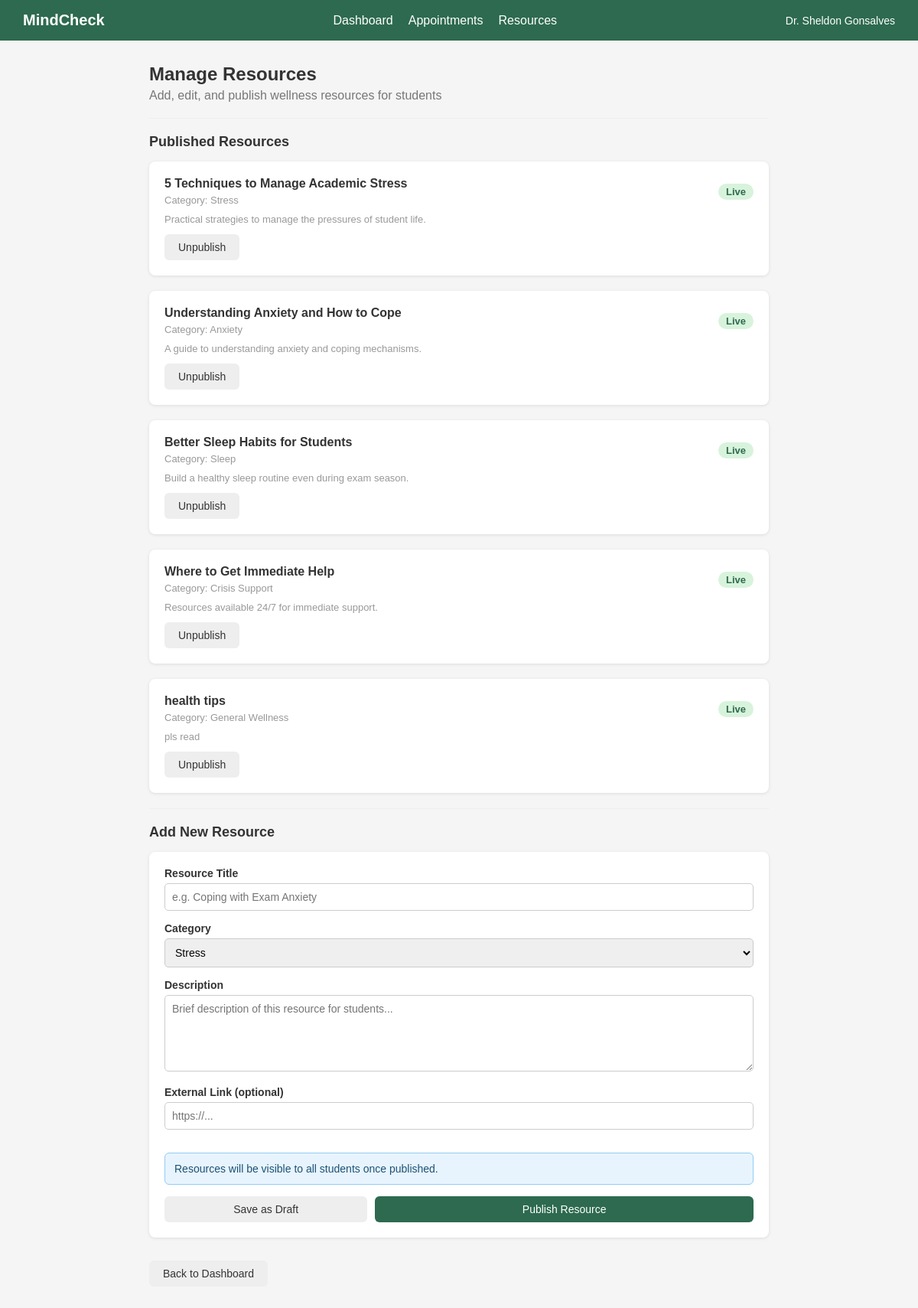
The page /counselor/resources (signed in) on the database its author committed.
### tables this page shows
CREATE TABLE resources (
            id INTEGER PRIMARY KEY AUTOINCREMENT,
            title TEXT NOT NULL,
            category TEXT NOT NULL,
            description TEXT,
            link TEXT,
            status TEXT DEFAULT 'Live',
            counselor_id INTEGER
        );

### app.py (the view)
@app.route('/counselor/resources')
def counselor_resources_page():
    if 'counselor_id' not in session:
        return redirect(url_for('counselor_login_page'))
    live, drafts = counselor_service.get_resources(session['counselor_id'])
    return render_template('counselor-resources.html',
        counselor_name=session['counselor_name'],
        live_resources=live,
        draft_resources=drafts
    )

### counselor_service.py (called while the page is built)
def get_connection():
    conn = sqlite3.connect(DATABASE)
    conn.row_factory = sqlite3.Row
    return conn

    def get_resources(self, counselor_id):
        conn = get_connection()
        live = conn.execute(
            "SELECT * FROM resources WHERE counselor_id=? AND status='Live'", (counselor_id,)
        ).fetchall()
        drafts = conn.execute(
            "SELECT * FROM resources WHERE counselor_id=? AND status='Draft'", (counselor_id,)
        ).fetchall()
        conn.close()
        return [dict(r) for r in live], [dict(r) for r in drafts]

### templates/counselor-resources.html (shortened to what this page needs)
<!DOCTYPE html>
<html lang="en">
<head>
    <link rel="stylesheet" href="/static/css/styles.css">
</head>
<body>
<nav>
    <a href="/counselor/dashboard" class="logo">MindCheck</a>
    <ul>
        <li><a href="/counselor/dashboard">Dashboard</a></li>
        <li><a href="/counselor/appointments">Appointments</a></li>
        <li><a href="/counselor/resources">Resources</a></li>
    </ul>
    <span class="user">{{ counselor_name }}</span>
</nav>
<div class="container">
    <h1>Manage Resources</h1>
    <p class="subtitle">Add, edit, and publish wellness resources for students</p>
    <hr class="divider">
    <h2 style="margin-bottom: 15px;">Published Resources</h2>
    {% for res in live_resources %}
    <div class="card">
        <div style="display: flex; justify-content: space-between; align-items: center;">
            <div>
                <p><strong>{{ res.title }}</strong></p>
                <p class="text-muted" style="margin-top: 5px;">Category: {{ res.category }}</p>
            </div>
            <span class="badge badge-green">Live</span>
        </div>
        <p class="text-muted" style="margin-top: 10px;">{{ res.description }}</p>
        <div style="display: flex; gap: 10px; margin-top: 12px;">
            <form method="POST" action="/counselor/resources/unpublish/{{ res.id }}">
                <button type="submit" class="btn btn-gray">Unpublish</button>
            </form>
        </div>
    </div>
    {% else %}
    <p class="text-muted">No published resources yet.</p>
    {% endfor %}
    <hr class="divider">
    <h2 style="margin-bottom: 15px;">Add New Resource</h2>
    <div class="card">
        <form method="POST" action="/counselor/resources/add">
            <label for="res-title">Resource Title</label>
            <input type="text" id="res-title" name="title" placeholder="e.g. Coping with Exam Anxiety" required>
            <label for="res-cat">Category</label>
            <select id="res-cat" name="category">
                <option>Stress</option>
            </select>
            <label for="res-desc">Description</label>
            <textarea id="res-desc" name="description" placeholder="Brief description of this resource for students..."></textarea>
            <label for="res-link">External Link (optional)</label>
            <input type="url" id="res-link" name="link" placeholder="https://...">
            <div class="alert alert-blue" style="margin-top: 15px;">
                Resources will be visible to all students once published.
            </div>
            <div style="display: flex; gap: 10px; margin-top: 5px;">
                <button type="submit" name="action" value="draft" class="btn btn-gray" style="flex: 1;">Save as Draft</button>
                <button type="submit" name="action" value="publish" class="btn btn-green" style="flex: 2;">Publish Resource</button>
            </div>
        </form>
    </div>
    <a href="/counselor/dashboard" class="btn btn-gray" style="margin-top: 10px;">Back to Dashboard</a>
</div>
</body>
</html>

### static/css/styles.css (style rules this page uses)
* { margin: 0; padding: 0; box-sizing: border-box; }
body { font-family: Arial, sans-serif; background-color: #f5f5f5; color: #333; }
nav { background-color: #2d6a4f; padding: 15px 30px; display: flex; justify-content: space-between; align-items: center; }
nav a.logo { color: white; font-size: 20px; font-weight: bold; text-decoration: none; }
nav ul { list-style: none; display: flex; gap: 20px; }
nav ul a { color: white; text-decoration: none; }
nav .user { color: white; font-size: 14px; }
.container { max-width: 850px; margin: 30px auto; padding: 0 20px; }
h1 { font-size: 24px; margin-bottom: 5px; }
h2 { font-size: 18px; margin-bottom: 12px; }
.subtitle { color: #777; margin-bottom: 20px; }
.card { background: white; border-radius: 8px; padding: 20px; margin-bottom: 20px; box-shadow: 0 1px 4px rgba(0,0,0,0.1); }
.btn { display: inline-block; padding: 9px 18px; border-radius: 6px; font-size: 14px; cursor: pointer; border: none; text-decoration: none; font-family: Arial, sans-serif; }
.btn-green { background-color: #2d6a4f; color: white; }
.btn-gray { background-color: #eee; color: #333; }
label { display: block; font-size: 14px; font-weight: bold; margin-bottom: 5px; }
input, textarea, select { width: 100%; padding: 9px; border: 1px solid #ccc; border-radius: 5px; font-size: 14px; font-family: Arial, sans-serif; margin-bottom: 15px; }
textarea { height: 100px; resize: vertical; }
.alert { padding: 12px; border-radius: 6px; font-size: 14px; margin-bottom: 15px; }
.alert-blue { background: #e8f4fd; border: 1px solid #90cdf4; color: #1a5276; }
.badge { display: inline-block; padding: 3px 10px; border-radius: 20px; font-size: 13px; font-weight: bold; }
.badge-green { background: #d8f3dc; color: #2d6a4f; }
.text-muted { color: #999; font-size: 13px; }
.divider { border: none; border-top: 1px solid #eee; margin: 20px 0; }

### rows shown on the page
resources: title "5 Techniques to Manage Academic Stress", category "Stress", description "Practical strategies to manage the pressures of student life."
resources: title "Understanding Anxiety and How to Cope", category "Anxiety", description "A guide to understanding anxiety and coping mechanisms."
resources: title "Better Sleep Habits for Students", category "Sleep", description "Build a healthy sleep routine even during exam season."
resources: title "Where to Get Immediate Help", category "Crisis Support", description "Resources available 24/7 for immediate support."
resources: title "health tips", category "General Wellness", description "pls read"

### other values the page prints
{{ counselor_name }} "Dr. Sheldon Gonsalves"
